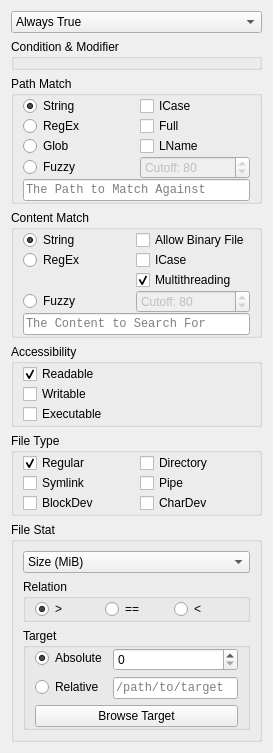
<?xml version="1.0" encoding="UTF-8"?>
<ui version="4.0">
 <class>seev::OriePredSelector</class>
 <widget class="QWidget" name="seev::OriePredSelector">
  <property name="sizePolicy">
   <sizepolicy hsizetype="Preferred" vsizetype="Minimum">
    <horstretch>0</horstretch>
    <verstretch>0</verstretch>
   </sizepolicy>
  </property>
  <layout class="QVBoxLayout">
   <item>
    <widget class="QComboBox" name="predKind">
     <item>
      <property name="text">
       <string>Always True</string>
      </property>
     </item>
     <item>
      <property name="text">
       <string>Always False</string>
      </property>
     </item>
     <item>
      <property name="text">
       <string>Path</string>
      </property>
     </item>
     <item>
      <property name="text">
       <string>File Type</string>
      </property>
     </item>
     <item>
      <property name="text">
       <string>File Stat</string>
      </property>
     </item>
     <item>
      <property name="text">
       <string>File Content</string>
      </property>
     </item>
     <item>
      <property name="text">
       <string>Accessibility</string>
      </property>
     </item>
     <item>
      <property name="text">
       <string>And</string>
      </property>
     </item>
     <item>
      <property name="text">
       <string>Or</string>
      </property>
     </item>
     <item>
      <property name="text">
       <string>Inverse</string>
      </property>
     </item>
     <item>
      <property name="text">
       <string>Match Parent</string>
      </property>
     </item>
     <item>
      <property name="text">
       <string>Match Children</string>
      </property>
     </item>
     <item>
      <property name="text">
       <string>Prune Dir If (Must use with And)</string>
      </property>
     </item>
    </widget>
   </item>
   <item>
    <widget class="QGroupBox" name="condModifBox">
     <property name="title">
      <string>Condition &amp;&amp; Modifier</string>
     </property>
     <layout class="QHBoxLayout" name="condModifBoxLayout">
      <property name="spacing">
       <number>0</number>
      </property>
      <property name="leftMargin">
       <number>0</number>
      </property>
      <property name="topMargin">
       <number>0</number>
      </property>
      <property name="rightMargin">
       <number>0</number>
      </property>
      <property name="bottomMargin">
       <number>0</number>
      </property>
      <item>
       <widget class="QWidget" name="lhsPredWidg" native="true"/>
      </item>
      <item>
       <widget class="QWidget" name="rhsPredWidg" native="true"/>
      </item>
     </layout>
    </widget>
   </item>
   <item>
    <widget class="QGroupBox" name="pathMatchBox">
     <property name="title">
      <string>Path Match</string>
     </property>
     <layout class="QGridLayout" name="gridLayout">
      <property name="topMargin">
       <number>0</number>
      </property>
      <property name="bottomMargin">
       <number>0</number>
      </property>
      <property name="verticalSpacing">
       <number>0</number>
      </property>
      <item row="0" column="0">
       <widget class="QRadioButton" name="strstrPathRadio">
        <property name="text">
         <string>String</string>
        </property>
        <property name="checked">
         <bool>true</bool>
        </property>
       </widget>
      </item>
      <item row="0" column="1">
       <widget class="QCheckBox" name="icaseBox">
        <property name="toolTip">
         <string>&lt;html&gt;&lt;head/&gt;&lt;body&gt;&lt;p&gt;Do case-insensitive searches when checked.&lt;/p&gt;&lt;p&gt;&lt;span style=&quot; font-style:italic;&quot;&gt;Note: &lt;/span&gt;On Windows, all glob patterns are case-&lt;span style=&quot; font-weight:700;&quot;&gt;in&lt;/span&gt;sensitive, regardless of whether ignore case is checked.&lt;/p&gt;&lt;/body&gt;&lt;/html&gt;</string>
        </property>
        <property name="text">
         <string>ICase</string>
        </property>
       </widget>
      </item>
      <item row="1" column="0">
       <widget class="QRadioButton" name="rgxPathRadio">
        <property name="toolTip">
         <string>PCRE2 Regular Expression. Do not use if you do not know what regex is.</string>
        </property>
        <property name="text">
         <string notr="true">RegEx</string>
        </property>
       </widget>
      </item>
      <item row="1" column="1">
       <widget class="QCheckBox" name="fullPathBox">
        <property name="toolTip">
         <string>Search in full path instead of just base name.</string>
        </property>
        <property name="text">
         <string>Full</string>
        </property>
       </widget>
      </item>
      <item row="2" column="0">
       <widget class="QRadioButton" name="fnmatchRadio">
        <property name="toolTip">
         <string>&lt;html&gt;&lt;head/&gt;&lt;body&gt;&lt;p&gt;Patterns like &lt;span style=&quot; font-style:italic;&quot;&gt;*.txt &lt;/span&gt;which matches all txt files. &lt;/p&gt;&lt;p&gt;Also support ? (matches a single character) and [] (match a character between).&lt;/p&gt;&lt;p&gt;&lt;span style=&quot; font-style:italic;&quot;&gt;Note: &lt;/span&gt;On Windows, all glob patterns are case-&lt;span style=&quot; font-weight:700;&quot;&gt;in&lt;/span&gt;sensitive, regardless of whether ignore case is checked.&lt;/p&gt;&lt;/body&gt;&lt;/html&gt;</string>
        </property>
        <property name="text">
         <string notr="true">Glob</string>
        </property>
       </widget>
      </item>
      <item row="2" column="1">
       <widget class="QCheckBox" name="lnameBox">
        <property name="toolTip">
         <string>Match against the pointed-to path of a symlink. Implies `-type l`. DO NOT CHECK if you do not know what a symlink is</string>
        </property>
        <property name="text">
         <string>LName</string>
        </property>
       </widget>
      </item>
      <item row="3" column="0">
       <widget class="QRadioButton" name="fuzzPathRadio">
        <property name="text">
         <string>Fuzzy</string>
        </property>
       </widget>
      </item>
      <item row="3" column="1">
       <widget class="QSpinBox" name="fuzzCutPathSpin">
        <property name="enabled">
         <bool>false</bool>
        </property>
        <property name="toolTip">
         <string>Similarity required for a file to show up in fuzzy matching</string>
        </property>
        <property name="prefix">
         <string>Cutoff: </string>
        </property>
        <property name="singleStep">
         <number>5</number>
        </property>
        <property name="value">
         <number>80</number>
        </property>
       </widget>
      </item>
      <item row="4" column="0" colspan="2">
       <widget class="QLineEdit" name="pathPredEdit">
        <property name="font">
         <font>
          <family>Monospace</family>
         </font>
        </property>
        <property name="placeholderText">
         <string>The Path to Match Against</string>
        </property>
       </widget>
      </item>
     </layout>
    </widget>
   </item>
   <item>
    <widget class="QGroupBox" name="contMatchBox">
     <property name="title">
      <string>Content Match</string>
     </property>
     <layout class="QGridLayout" name="gridLayout_2">
      <property name="topMargin">
       <number>0</number>
      </property>
      <property name="bottomMargin">
       <number>0</number>
      </property>
      <property name="verticalSpacing">
       <number>0</number>
      </property>
      <item row="0" column="0">
       <widget class="QRadioButton" name="strstrContRadio">
        <property name="toolTip">
         <string>Simple string match.</string>
        </property>
        <property name="text">
         <string>String</string>
        </property>
        <property name="checked">
         <bool>true</bool>
        </property>
       </widget>
      </item>
      <item row="0" column="1">
       <widget class="QCheckBox" name="allowBinContBox">
        <property name="toolTip">
         <string>Also search for non-plain text file.</string>
        </property>
        <property name="text">
         <string>Allow Binary File</string>
        </property>
       </widget>
      </item>
      <item row="1" column="0">
       <widget class="QRadioButton" name="rgxContRadio">
        <property name="toolTip">
         <string>PCRE2 Regular Expression. Do not use if you do not know what regex is.</string>
        </property>
        <property name="text">
         <string notr="true">RegEx</string>
        </property>
       </widget>
      </item>
      <item row="1" column="1">
       <widget class="QCheckBox" name="icaseContBox">
        <property name="toolTip">
         <string>Do case-insensitive match.</string>
        </property>
        <property name="text">
         <string>ICase</string>
        </property>
       </widget>
      </item>
      <item row="2" column="1">
       <widget class="QCheckBox" name="coucurContBox">
        <property name="toolTip">
         <string>Search for content in multiple threads. Will be significantly faster on SSDs and marginally faster on HDDs, but would likely cause CPU usage to soar. Choose according ro your starting paths.</string>
        </property>
        <property name="text">
         <string>Multithreading</string>
        </property>
        <property name="checked">
         <bool>true</bool>
        </property>
       </widget>
      </item>
      <item row="3" column="0">
       <widget class="QRadioButton" name="fuzzContRadio">
        <property name="text">
         <string>Fuzzy</string>
        </property>
       </widget>
      </item>
      <item row="3" column="1">
       <widget class="QSpinBox" name="fuzzCutContSpin">
        <property name="enabled">
         <bool>false</bool>
        </property>
        <property name="toolTip">
         <string>Similarity required for a file to show up in fuzzy matching</string>
        </property>
        <property name="prefix">
         <string>Cutoff: </string>
        </property>
        <property name="singleStep">
         <number>5</number>
        </property>
        <property name="value">
         <number>80</number>
        </property>
       </widget>
      </item>
      <item row="4" column="0" colspan="2">
       <widget class="QLineEdit" name="contPredEdit">
        <property name="font">
         <font>
          <family>Monospace</family>
         </font>
        </property>
        <property name="placeholderText">
         <string>The Content to Search For</string>
        </property>
       </widget>
      </item>
     </layout>
    </widget>
   </item>
   <item>
    <widget class="QGroupBox" name="accessBox">
     <property name="title">
      <string>Accessibility</string>
     </property>
     <layout class="QVBoxLayout" name="_4">
      <property name="spacing">
       <number>0</number>
      </property>
      <property name="topMargin">
       <number>0</number>
      </property>
      <property name="bottomMargin">
       <number>0</number>
      </property>
      <item>
       <widget class="QCheckBox" name="readableChk">
        <property name="text">
         <string>Readable</string>
        </property>
        <property name="checked">
         <bool>true</bool>
        </property>
       </widget>
      </item>
      <item>
       <widget class="QCheckBox" name="writableChk">
        <property name="text">
         <string>Writable</string>
        </property>
       </widget>
      </item>
      <item>
       <widget class="QCheckBox" name="executableChk">
        <property name="text">
         <string>Executable</string>
        </property>
       </widget>
      </item>
     </layout>
    </widget>
   </item>
   <item>
    <widget class="QGroupBox" name="fileTypeBox">
     <property name="title">
      <string>File Type</string>
     </property>
     <layout class="QGridLayout" name="_5">
      <property name="topMargin">
       <number>0</number>
      </property>
      <property name="bottomMargin">
       <number>0</number>
      </property>
      <property name="verticalSpacing">
       <number>0</number>
      </property>
      <item row="3" column="0">
       <widget class="QCheckBox" name="symlinkChk">
        <property name="toolTip">
         <string>Symbolic links. These are NOT .lnk files and if you do not know what a symlink is, chances are that no symlinks exist on your Windows system.</string>
        </property>
        <property name="text">
         <string>Symlink</string>
        </property>
       </widget>
      </item>
      <item row="0" column="0">
       <widget class="QCheckBox" name="regFileChk">
        <property name="toolTip">
         <string>Regular, non-directory files.</string>
        </property>
        <property name="text">
         <string>Regular</string>
        </property>
        <property name="checked">
         <bool>true</bool>
        </property>
       </widget>
      </item>
      <item row="0" column="1">
       <widget class="QCheckBox" name="dirChk">
        <property name="toolTip">
         <string>Or folders as you like to call them.</string>
        </property>
        <property name="text">
         <string>Directory</string>
        </property>
       </widget>
      </item>
      <item row="3" column="1">
       <widget class="QCheckBox" name="fifoChk">
        <property name="toolTip">
         <string>FIFO files. Do not exist on Windows.</string>
        </property>
        <property name="text">
         <string>Pipe</string>
        </property>
       </widget>
      </item>
      <item row="4" column="0">
       <widget class="QCheckBox" name="blockDevChk">
        <property name="toolTip">
         <string>Block devices. Do not exist on Windows.</string>
        </property>
        <property name="text">
         <string>BlockDev</string>
        </property>
       </widget>
      </item>
      <item row="4" column="1">
       <widget class="QCheckBox" name="charDevChk">
        <property name="toolTip">
         <string>Character Devices. Do not exist on Windows.</string>
        </property>
        <property name="text">
         <string>CharDev</string>
        </property>
       </widget>
      </item>
     </layout>
    </widget>
   </item>
   <item>
    <widget class="QGroupBox" name="fileStatBox">
     <property name="title">
      <string>File Stat</string>
     </property>
     <layout class="QVBoxLayout" name="_6">
      <item>
       <widget class="QComboBox" name="statWhichCbo">
        <item>
         <property name="text">
          <string>Size (MiB)</string>
         </property>
        </item>
        <item>
         <property name="text">
          <string>Size (KiB)</string>
         </property>
        </item>
        <item>
         <property name="text">
          <string>Size (B)</string>
         </property>
        </item>
        <item>
         <property name="text">
          <string>Accessed Days Before</string>
         </property>
        </item>
        <item>
         <property name="text">
          <string>Modified Days Before</string>
         </property>
        </item>
        <item>
         <property name="text">
          <string>Changed Days Before</string>
         </property>
        </item>
        <item>
         <property name="text">
          <string>Accessed Minutes Before</string>
         </property>
        </item>
        <item>
         <property name="text">
          <string>Modified Minutes Before</string>
         </property>
        </item>
        <item>
         <property name="text">
          <string>Changed Minutes Before</string>
         </property>
        </item>
        <item>
         <property name="text">
          <string>User ID</string>
         </property>
        </item>
        <item>
         <property name="text">
          <string>Group ID</string>
         </property>
        </item>
        <item>
         <property name="text">
          <string>Inode</string>
         </property>
        </item>
       </widget>
      </item>
      <item>
       <widget class="QGroupBox" name="relationBox">
        <property name="title">
         <string>Relation</string>
        </property>
        <layout class="QHBoxLayout" name="_8">
         <property name="topMargin">
          <number>0</number>
         </property>
         <property name="bottomMargin">
          <number>0</number>
         </property>
         <item>
          <widget class="QRadioButton" name="gtRadio">
           <property name="text">
            <string notr="true">&gt;</string>
           </property>
           <property name="checked">
            <bool>true</bool>
           </property>
          </widget>
         </item>
         <item>
          <widget class="QRadioButton" name="eqRadio">
           <property name="toolTip">
            <string>For files, all but size are rounded down to the nearest unit before comparing. Size rounds up</string>
           </property>
           <property name="text">
            <string notr="true">==</string>
           </property>
          </widget>
         </item>
         <item>
          <widget class="QRadioButton" name="ltRadio">
           <property name="text">
            <string notr="true">&lt;</string>
           </property>
          </widget>
         </item>
        </layout>
       </widget>
      </item>
      <item>
       <widget class="QGroupBox" name="targetBox">
        <property name="title">
         <string>Target</string>
        </property>
        <layout class="QFormLayout" name="_7">
         <property name="topMargin">
          <number>0</number>
         </property>
         <property name="bottomMargin">
          <number>0</number>
         </property>
         <item row="0" column="0">
          <widget class="QRadioButton" name="absStatRadio">
           <property name="toolTip">
            <string>When chosen, the respective file stat is compared with the number.</string>
           </property>
           <property name="text">
            <string>Absolute</string>
           </property>
           <property name="checked">
            <bool>true</bool>
           </property>
          </widget>
         </item>
         <item row="0" column="1">
          <widget class="QSpinBox" name="absStatSpn">
           <property name="maximum">
            <number>2147483647</number>
           </property>
          </widget>
         </item>
         <item row="1" column="0">
          <widget class="QRadioButton" name="relaStatRadio">
           <property name="toolTip">
            <string>When chosen, the respective file stat is compared with that of the target file.</string>
           </property>
           <property name="text">
            <string>Relative</string>
           </property>
          </widget>
         </item>
         <item row="1" column="1">
          <widget class="QLineEdit" name="targEdit">
           <property name="font">
            <font>
             <family>Monospace</family>
            </font>
           </property>
           <property name="placeholderText">
            <string notr="true">/path/to/target</string>
           </property>
          </widget>
         </item>
         <item row="2" column="0" colspan="2">
          <widget class="QPushButton" name="targBrowseBut">
           <property name="text">
            <string>Browse Target</string>
           </property>
          </widget>
         </item>
        </layout>
       </widget>
      </item>
     </layout>
    </widget>
   </item>
  </layout>
 </widget>
 <resources/>
 <connections>
  <connection>
   <sender>absStatRadio</sender>
   <signal>toggled(bool)</signal>
   <receiver>absStatSpn</receiver>
   <slot>setEnabled(bool)</slot>
   <hints>
    <hint type="sourcelabel">
     <x>103</x>
     <y>725</y>
    </hint>
    <hint type="destinationlabel">
     <x>208</x>
     <y>725</y>
    </hint>
   </hints>
  </connection>
  <connection>
   <sender>relaStatRadio</sender>
   <signal>toggled(bool)</signal>
   <receiver>targBrowseBut</receiver>
   <slot>setEnabled(bool)</slot>
   <hints>
    <hint type="sourcelabel">
     <x>76</x>
     <y>736</y>
    </hint>
    <hint type="destinationlabel">
     <x>79</x>
     <y>767</y>
    </hint>
   </hints>
  </connection>
  <connection>
   <sender>relaStatRadio</sender>
   <signal>toggled(bool)</signal>
   <receiver>targEdit</receiver>
   <slot>setEnabled(bool)</slot>
   <hints>
    <hint type="sourcelabel">
     <x>99</x>
     <y>736</y>
    </hint>
    <hint type="destinationlabel">
     <x>208</x>
     <y>737</y>
    </hint>
   </hints>
  </connection>
  <connection>
   <sender>fuzzPathRadio</sender>
   <signal>toggled(bool)</signal>
   <receiver>fuzzCutPathSpin</receiver>
   <slot>setEnabled(bool)</slot>
   <hints>
    <hint type="sourcelabel">
     <x>74</x>
     <y>181</y>
    </hint>
    <hint type="destinationlabel">
     <x>158</x>
     <y>179</y>
    </hint>
   </hints>
  </connection>
  <connection>
   <sender>fuzzPathRadio</sender>
   <signal>toggled(bool)</signal>
   <receiver>icaseBox</receiver>
   <slot>setDisabled(bool)</slot>
   <hints>
    <hint type="sourcelabel">
     <x>59</x>
     <y>176</y>
    </hint>
    <hint type="destinationlabel">
     <x>112</x>
     <y>114</y>
    </hint>
   </hints>
  </connection>
  <connection>
   <sender>fuzzContRadio</sender>
   <signal>toggled(bool)</signal>
   <receiver>fuzzCutContSpin</receiver>
   <slot>setEnabled(bool)</slot>
   <hints>
    <hint type="sourcelabel">
     <x>60</x>
     <y>329</y>
    </hint>
    <hint type="destinationlabel">
     <x>114</x>
     <y>333</y>
    </hint>
   </hints>
  </connection>
  <connection>
   <sender>fuzzContRadio</sender>
   <signal>toggled(bool)</signal>
   <receiver>icaseContBox</receiver>
   <slot>setDisabled(bool)</slot>
   <hints>
    <hint type="sourcelabel">
     <x>58</x>
     <y>334</y>
    </hint>
    <hint type="destinationlabel">
     <x>155</x>
     <y>290</y>
    </hint>
   </hints>
  </connection>
 </connections>
</ui>
